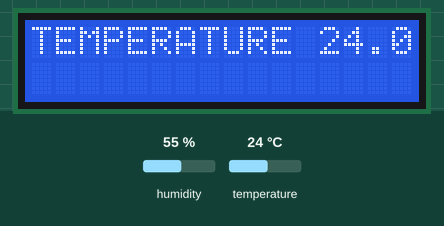
Simulated run of this sketch. Board: Arduino Uno, built with avr-gcc and run on an emulated ATmega328P. Shown: 16×2 character LCD. The test bench sets the inputs (shaded band); at power-on: temperature 24 °C, humidity 55 %.

Above: at 1.2 s.
1.3 s: temperature set to 12 °C
At 3.0 s:
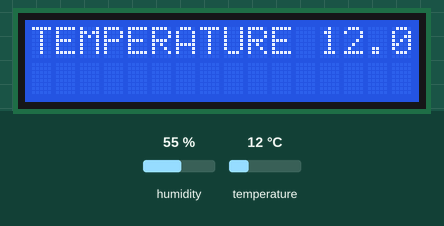
4.0 s: temperature set to 19 °C
At 4.6 s:
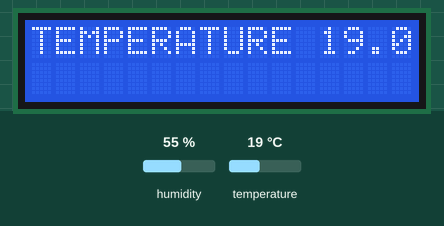
6.7 s: temperature set to 28 °C
At 9.0 s:
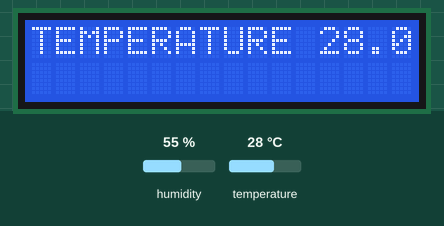
Timing chart, 0 to 10.5 s (numbered marks = the images above; inputs shaded):
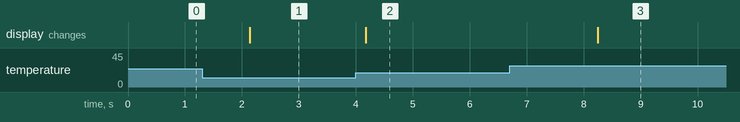

The sketch:

2019_10_20_thermometer_revised.ino
```cpp
#include <Wire.h>
#include <LiquidCrystal_I2C.h>
#include <DHT.h>

#define DHTPIN 2      // DATA pin: 2
#define DHTTYPE DHT11 // DHT11

LiquidCrystal_I2C lcd(0x27, 16, 2); // 0x3F or 0x27
DHT dht(DHTPIN, DHTTYPE);

void setup()
{
//  Serial.begin(9600);
  dht.begin();
  lcd.init();
  lcd.backlight();
  lcd.setCursor(0,0);
  lcd.print("TEMPERATURE");
}

void loop()
{
//  Serial.println(dht.readTemperature());
  lcd.setCursor(12, 0);
  lcd.print(dht.readTemperature());
  delay(1000); // Wait for 1000 millisecond(s)
}
```

Measured:
- after the input at 1.3 s, the display: changes after 0.84 s (image 1)
- after the input at 4.0 s, the display: changes after 0.17 s (image 2)
- after the input at 6.7 s, the display: changes after 1.5 s (image 3)
